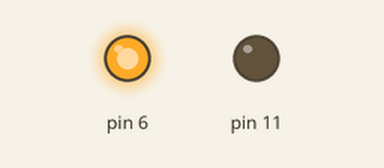
Recording of a sketch running on a simulated Arduino Uno, built with avr-gcc and run on an emulated ATmega328P. Shown: output pins drawn as LEDs (lit = HIGH).

Above: at 0.1 s.
Timing chart, 0 to 1.6 s (numbered marks = the images above):
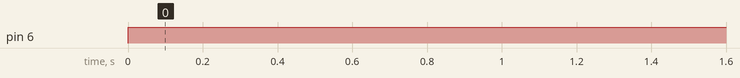

The sketch:

motor_test.ino
```cpp
// the setup function runs once when you press reset or power the board
void setup() {
  // initialize digital pin LED_BUILTIN as an output.
  pinMode(6, OUTPUT);
  pinMode(11, OUTPUT);
}

// the loop function runs over and over again forever
void loop() {
  analogWrite(6, 255);   // turn the LED on (HIGH is the voltage level)
  analogWrite(11, 0);    // turn the LED off by making the voltage LOW
}
```

Measured:
- by itself, pin 6: LOW → HIGH at 0.00 s
